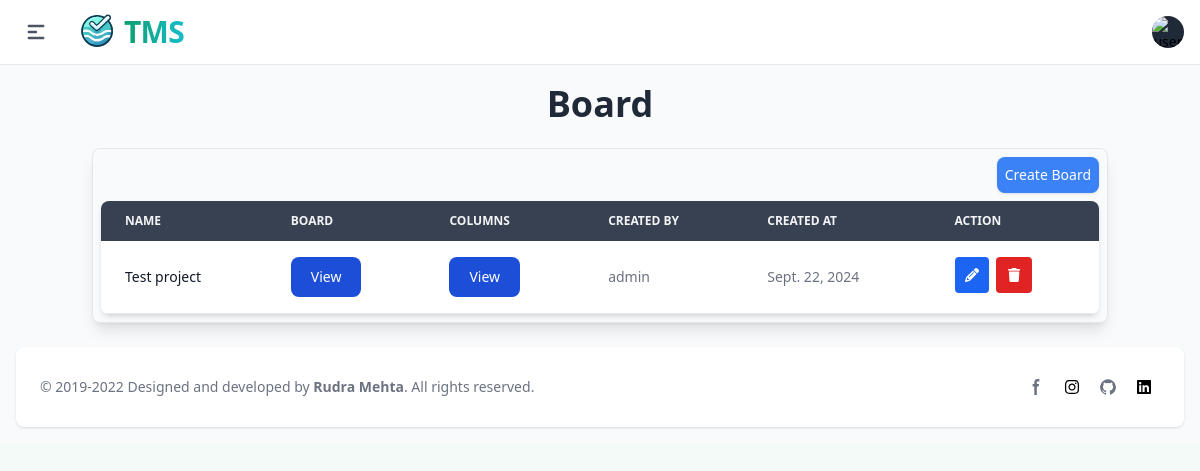
The app's page /board/ (signed in) with its own data.
### apps/project_mgmt/models/kanban.py (models this page shows, shortened)
class Board(BaseModel, models.Model):
    project = models.ForeignKey(Project, related_name='boards', on_delete=models.CASCADE)
    name = models.CharField(max_length=255)
    description = models.TextField(blank=True, null=True)

### apps/project_mgmt/views/board.py (the view)
# urls.py: path('board/', BoardView.as_view(), name="board"),
class BoardView(View):
    def get(self, request):
        board_list = Board.objects.values('id', 'name', 'created_by__username','created_at').prefetch_related('created_by')
        context = {
            'board_list': board_list
        }
        return render(request, 'project_mgmt/board.html', context)

### utils/models/createupdateuser.py (called while the page is built)
    def __call__(self, request):
        _thread_locals.user = request.user
        response = self.get_response(request)
        return response

### utils/models/manager.py (called while the page is built)
    def get_queryset(self):
        return super(ObjectsManager, self).get_queryset()

### apps/templates/project_mgmt/board.html (shortened to what this page needs)
{% extends "base/base.html" %}
{% block content %}
<div class="container mx-auto px-1 py-1 max-w-screen">
    <h1 class="text-4xl font-bold text-center mb-6 text-gray-800 dark:text-gray-100">Board</h1>
    <section class="bg-gray-50 border border-gray-200 dark:bg-gray-900 p-2 rounded-lg shadow-lg">
        <div class="flex flex-wrap justify-end mb-2 space-y-2 sm:space-y-0 sm:space-x-2">
            <a href="{% url "add_board" %}" class="w-full text-sm sm:w-auto py-2 px-2 bg-primary-500 text-white rounded-lg shadow hover:bg-primary-600 focus:outline-none focus:ring-2 focus:ring-primary-200 focus:ring-offset-2">
                Create Board
            </a>
        </div>
        <div class="bg-white dark:bg-gray-800 rounded-lg shadow-md overflow-hidden">
            <div class="overflow-x-auto block">
                <table class="min-w-full text-nowrap text-sm text-left text-gray-500 dark:text-gray-400">
                    <thead class="text-xs uppercase bg-gray-700 text-gray-100 dark:bg-gray-700 dark:text-gray-400">
                        <tr>
                            <th scope="col" class="px-6 py-3">Name</th>
                            <th scope="col" class="px-6 py-3">Board</th>
                            <th scope="col" class="px-6 py-3">Columns</th>
                            <th scope="col" class="px-6 py-3">Created By</th>
                            <th scope="col" class="px-6 py-3">Created At</th>
                            <th scope="col" class="px-6 py-3">Action</th>
                        </tr>
                    </thead>
                    <tbody class="bg-white dark:bg-gray-800">
                        {% for board in board_list %}
                        <tr class="border-b dark:border-gray-700 hover:bg-gray-100 dark:hover:bg-gray-700 transition">
                            <th scope="row" class="px-6 py-4 font-medium text-gray-900 dark:text-white whitespace-nowrap">
                               {{board.name}}
                            </th>
                            <td class="px-6 py-4">
                                <a href="{% url "kanban_board" board.id %}"  class="inline-flex items-center px-5 py-2.5 text-sm font-medium text-center text-white bg-primary-700 rounded-lg focus:ring-4 focus:ring-primary-200 dark:focus:ring-primary-900 hover:bg-primary-800">
                                    View
                                </a>
                            </td>
                            <td class="px-6 py-4">
                                <a href="{% url "column" board.id %}"  class="inline-flex items-center px-5 py-2.5 text-sm font-medium text-center text-white bg-primary-700 rounded-lg focus:ring-4 focus:ring-primary-200 dark:focus:ring-primary-900 hover:bg-primary-800">
                                    View
                                </a>
                            </td>
                            <td class="px-6 py-4">{{board.created_by__username}}</td>
                            <td class="px-6 py-4">{{board.created_at|date}}</td>
                            <td class="px-6 py-4 items-center space-x-1 block">
                                <a href="{% url "edit_board" board.id %}" class="inline-block text-white bg-blue-600 hover:bg-blue-800 dark:bg-blue-400 dark:hover:bg-blue-600 focus:outline-none focus:ring-2 focus:ring-blue-200 focus:ring-offset-2 rounded px-2.5 py-2">
                                    <i class="fas fa-pencil"></i>
                                </a>
                                <form id="deleteForm" method="post" class="inline-block">
                                    <button type="button" onclick="get_action('{% url "delete_board" board.id %}')" id="deleteButton" data-modal-target="deleteModal" data-modal-toggle="deleteModal" class="text-white bg-red-600 hover:bg-red-800 dark:bg-red-400 dark:hover:bg-red-600 focus:outline-none focus:ring-2 focus:ring-red-200 focus:ring-offset-2 rounded px-3 py-2">
                                        <i class="fas fa-trash"></i>
                                    </button>
                                </form>
                            </td>
                        </tr>
                        {% endfor %}
                    </tbody>
                </table>
            </div>
        </div>
    </section>
</div>
{% endblock content %}

### records on screen
Board: name "Test project", created_by__username "admin", created_at "Sept. 22, 2024"
